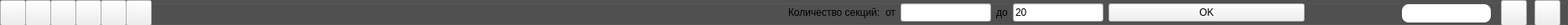
     <widget class="QGroupBox" name="Tools">
      <property name="minimumSize">
       <size>
        <width>0</width>
        <height>30</height>
       </size>
      </property>
      <property name="maximumSize">
       <size>
        <width>1890</width>
        <height>30</height>
       </size>
      </property>
      <property name="styleSheet">
       <string notr="true">QGroupBox{
                        background-color: #515152;
                        }
                    </string>
      </property>
      <property name="title">
       <string/>
      </property>
      <property name="flat">
       <bool>true</bool>
      </property>
      <widget class="QPushButton" name="data_sensors_pushButton">
       <property name="enabled">
        <bool>true</bool>
       </property>
       <property name="geometry">
        <rect>
         <x>30</x>
         <y>0</y>
         <width>31</width>
         <height>31</height>
        </rect>
       </property>
       <property name="toolTip">
        <string>Данные с датчиков</string>
       </property>
       <property name="text">
        <string/>
       </property>
       <property name="icon">
        <iconset>
         <normaloff>../../image/img tools/shieldtab.png</normaloff>../../image/img tools/shieldtab.png</iconset>
       </property>
       <property name="iconSize">
        <size>
         <width>50</width>
         <height>50</height>
        </size>
       </property>
      </widget>
      <widget class="QPushButton" name="monitoring_gidravlic">
       <property name="geometry">
        <rect>
         <x>60</x>
         <y>0</y>
         <width>31</width>
         <height>31</height>
        </rect>
       </property>
       <property name="toolTip">
        <string>Мониторинг гидравлики</string>
       </property>
       <property name="text">
        <string/>
       </property>
       <property name="icon">
        <iconset>
         <normaloff>../../image/img tools/sensor_list.png</normaloff>../../image/img tools/sensor_list.png</iconset>
       </property>
       <property name="iconSize">
        <size>
         <width>50</width>
         <height>50</height>
        </size>
       </property>
      </widget>
      <widget class="QPushButton" name="mining_overview_pushButton">
       <property name="geometry">
        <rect>
         <x>1790</x>
         <y>0</y>
         <width>31</width>
         <height>31</height>
        </rect>
       </property>
       <property name="toolTip">
        <string>Обзор добычи</string>
       </property>
       <property name="text">
        <string/>
       </property>
       <property name="icon">
        <iconset>
         <normaloff>../../image/img tools/transport.png</normaloff>../../image/img tools/transport.png</iconset>
       </property>
       <property name="iconSize">
        <size>
         <width>50</width>
         <height>50</height>
        </size>
       </property>
      </widget>
      <widget class="QPushButton" name="level_charge_device_pushbutton">
       <property name="geometry">
        <rect>
         <x>90</x>
         <y>0</y>
         <width>31</width>
         <height>31</height>
        </rect>
       </property>
       <property name="text">
        <string/>
       </property>
       <property name="icon">
        <iconset>
         <normaloff>../../image/img tools/rfid.png</normaloff>../../image/img tools/rfid.png</iconset>
       </property>
       <property name="iconSize">
        <size>
         <width>50</width>
         <height>50</height>
        </size>
       </property>
      </widget>
      <widget class="QPushButton" name="entitlement_section_push_button">
       <property name="geometry">
        <rect>
         <x>0</x>
         <y>0</y>
         <width>31</width>
         <height>31</height>
        </rect>
       </property>
       <property name="toolTip">
        <string>Мониторинг гидравлики</string>
       </property>
       <property name="text">
        <string/>
       </property>
       <property name="icon">
        <iconset>
         <normaloff>../../image/img tools/shield.png</normaloff>../../image/img tools/shield.png</iconset>
       </property>
       <property name="iconSize">
        <size>
         <width>50</width>
         <height>50</height>
        </size>
       </property>
      </widget>
      <widget class="QPushButton" name="function_pushButton">
       <property name="geometry">
        <rect>
         <x>150</x>
         <y>0</y>
         <width>31</width>
         <height>31</height>
        </rect>
       </property>
       <property name="toolTip">
        <string>Мониторинг гидравлики</string>
       </property>
       <property name="text">
        <string/>
       </property>
       <property name="icon">
        <iconset>
         <normaloff>../../image/img tools/function.png</normaloff>../../image/img tools/function.png</iconset>
       </property>
       <property name="iconSize">
        <size>
         <width>50</width>
         <height>50</height>
        </size>
       </property>
      </widget>
      <widget class="QPushButton" name="list_error_pushButton">
       <property name="geometry">
        <rect>
         <x>120</x>
         <y>0</y>
         <width>31</width>
         <height>31</height>
        </rect>
       </property>
       <property name="toolTip">
        <string>Мониторинг гидравлики</string>
       </property>
       <property name="text">
        <string/>
       </property>
       <property name="icon">
        <iconset>
         <normaloff>../../image/img tools/rfid_error.png</normaloff>../../image/img tools/rfid_error.png</iconset>
       </property>
       <property name="iconSize">
        <size>
         <width>50</width>
         <height>50</height>
        </size>
       </property>
      </widget>
      <widget class="QWidget" name="layoutWidget">
       <property name="geometry">
        <rect>
         <x>940</x>
         <y>0</y>
         <width>616</width>
         <height>31</height>
        </rect>
       </property>
       <layout class="QHBoxLayout" name="horizontalLayout_2">
        <item>
         <widget class="QLabel" name="label">
          <property name="sizePolicy">
           <sizepolicy hsizetype="Fixed" vsizetype="Fixed">
            <horstretch>0</horstretch>
            <verstretch>0</verstretch>
           </sizepolicy>
          </property>
          <property name="layoutDirection">
           <enum>Qt::RightToLeft</enum>
          </property>
          <property name="text">
           <string>Количество секций:</string>
          </property>
         </widget>
        </item>
        <item>
         <widget class="QLabel" name="label_2">
          <property name="sizePolicy">
           <sizepolicy hsizetype="Fixed" vsizetype="Fixed">
            <horstretch>0</horstretch>
            <verstretch>0</verstretch>
           </sizepolicy>
          </property>
          <property name="text">
           <string>от</string>
          </property>
         </widget>
        </item>
        <item>
         <widget class="QLineEdit" name="section_min_lineEdit">
          <property name="sizePolicy">
           <sizepolicy hsizetype="Fixed" vsizetype="Fixed">
            <horstretch>0</horstretch>
            <verstretch>0</verstretch>
           </sizepolicy>
          </property>
         </widget>
        </item>
        <item>
         <widget class="QLabel" name="label_3">
          <property name="sizePolicy">
           <sizepolicy hsizetype="Fixed" vsizetype="Fixed">
            <horstretch>0</horstretch>
            <verstretch>0</verstretch>
           </sizepolicy>
          </property>
          <property name="text">
           <string>до</string>
          </property>
         </widget>
        </item>
        <item>
         <widget class="QLineEdit" name="section_max_lineEdit">
          <property name="enabled">
           <bool>true</bool>
          </property>
          <property name="sizePolicy">
           <sizepolicy hsizetype="Fixed" vsizetype="Fixed">
            <horstretch>0</horstretch>
            <verstretch>0</verstretch>
           </sizepolicy>
          </property>
          <property name="text">
           <string>20</string>
          </property>
         </widget>
        </item>
        <item>
         <widget class="QPushButton" name="Ok_button">
          <property name="text">
           <string>OK</string>
          </property>
         </widget>
        </item>
       </layout>
      </widget>
      <widget class="QLineEdit" name="date_time">
       <property name="enabled">
        <bool>true</bool>
       </property>
       <property name="geometry">
        <rect>
         <x>1672</x>
         <y>5</y>
         <width>106</width>
         <height>22</height>
        </rect>
       </property>
       <property name="styleSheet">
        <string notr="true">QLineEdit {
  border-radius: 8px;
}</string>
       </property>
      </widget>
      <widget class="QPushButton" name="menu_pushButton">
       <property name="geometry">
        <rect>
         <x>1830</x>
         <y>0</y>
         <width>31</width>
         <height>31</height>
        </rect>
       </property>
       <property name="text">
        <string/>
       </property>
       <property name="icon">
        <iconset>
         <normaloff>../../image/img tools/menu.png</normaloff>../../image/img tools/menu.png</iconset>
       </property>
       <property name="iconSize">
        <size>
         <width>50</width>
         <height>50</height>
        </size>
       </property>
      </widget>
     </widget>
